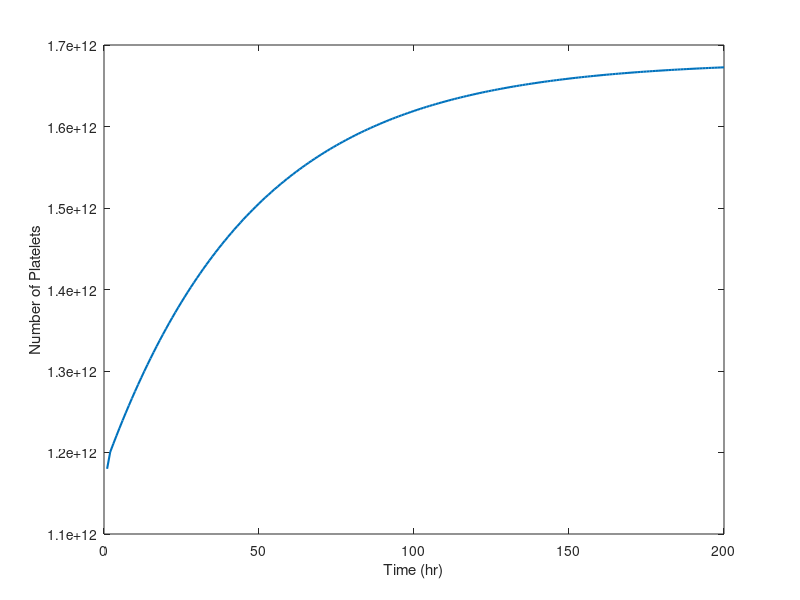

Here is the MATLAB script that generated this plot:
% PBL Team 1, BIOE 252, Fall 2022, PBL 2: Modeling Blood Flow
% rbcModel.m
% Models rbc concentration through the human body in different conditions
% Last modified: 11/20/22

function plateletModel
    %The driver

    %setting up initial values
    time = (1:200);
    n_platelet = zeros(200,1);
    n_platelet(1,:) = 1.18E12; 
    %flow = ones(86400);
    
    %flow_rbc(1,:) = 5.4E9*flow; %initial flow rate

%     n_rbc = marrow(time,n_rbc);
%     plot(time,n_rbc)
    n_platelet = spleen_p(time,n_platelet);
    figure;
    plot(time,n_platelet,'LineWidth', 1.5)
    
    xlabel('Time (hr)')
    ylabel('Number of Platelets')
%     title('Platelet Recovery')
    saveas(gcf, 'platelet.png')

end

% function n_rbc = marrow(time,n_rbc)
%     for i = 2:length(time)
%         n_rbc(i,:) = n_rbc(i-1,:) + (5.555E-4).*n_rbc(i-1,:);
%     end
% end

function n_platelet = spleen_p(time,n_platelet)
    f = 0.020833;
    c = 35E9;

    for i = 2:length(time)
        n_platelet(i,:) = (1-f)^i .* (n_platelet(1,:) - c/f) + c/f;
    end
end
